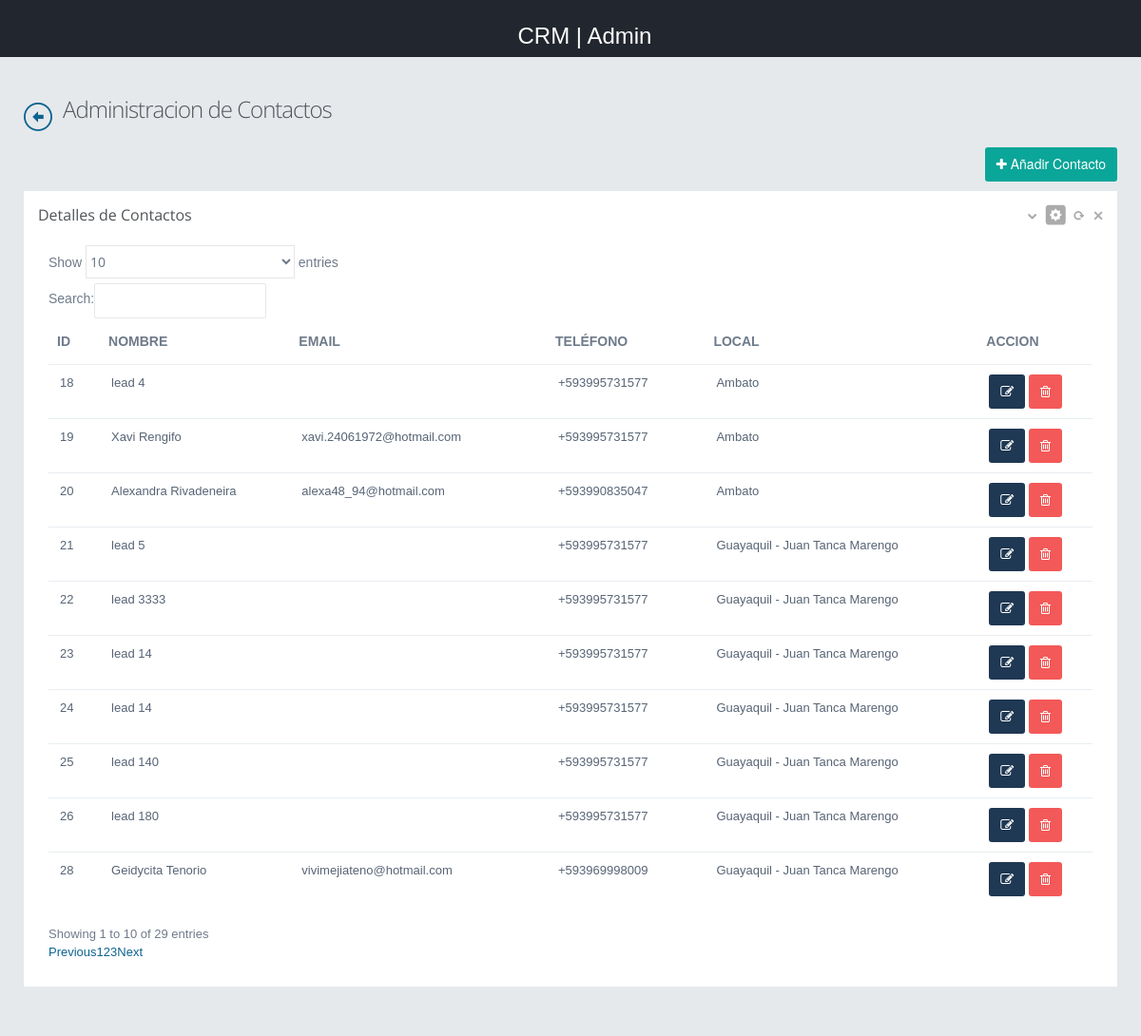
Screenshot of /admin/manage-contacts.php (signed in) with the database file from the repository.
### tables this page shows
CREATE TABLE `contact` (
  `contact_id_gen` int(11) NOT NULL,
  `name` varchar(300) NOT NULL,
  `email` varchar(300) NOT NULL,
  `mobile` varchar(50) NOT NULL,
  `name_warehouse` varchar(100) NOT NULL
);

### admin/manage-contacts.php (the view, shortened to what this page needs)
<?php
include("dbconnection.php");
?>
<!DOCTYPE html>
<html>
<head>
    <link href="../assets/plugins/pace/pace-theme-flash.css" rel="stylesheet" type="text/css" media="screen" />
    <link href="../assets/plugins/boostrapv3/css/bootstrap.min.css" rel="stylesheet" type="text/css" />
    <link href="../assets/plugins/boostrapv3/css/bootstrap-theme.min.css" rel="stylesheet" type="text/css" />
    <link href="../assets/plugins/font-awesome/css/font-awesome.css" rel="stylesheet" type="text/css" />
    <link href="../assets/css/animate.min.css" rel="stylesheet" type="text/css" />
    <link href="../assets/plugins/jquery-scrollbar/jquery.scrollbar.css" rel="stylesheet" type="text/css" />
    <link href="../assets/css/style.css" rel="stylesheet" type="text/css" />
    <link href="../assets/css/responsive.css" rel="stylesheet" type="text/css" />
    <link href="../assets/css/custom-icon-set.css" rel="stylesheet" type="text/css" />
    <link rel="stylesheet" type="text/css" href="https://cdn.datatables.net/1.10.20/css/dataTables.bootstrap.min.css">
    <link rel="stylesheet" type="text/css"
        href="https://cdn.datatables.net/buttons/1.6.5/css/buttons.dataTables.min.css">
    <link rel="stylesheet" href="https://maxcdn.bootstrapcdn.com/font-awesome/4.7.0/css/font-awesome.min.css">
</head>
<body class="">
    <?php include("header.php");?>
    <div class="page-container row">
    <div class="page-content">
        <div class="content">
            <div class="page-title"> <i> <a href="home.php" class="icon-custom-left"></a> </i>
                <h3>Administracion de Contactos</h3>
            </div>
            <div class="pull-right">
                <button type="button" class="btn btn-primary" data-toggle="modal" data-target="#dataRegister">
                    <span class="fa fa-plus"></span> Añadir Contacto</button>
            </div>
            <div class="row">
                <div class="col-md-12">
                    <div class="row">
                        <div class="col-md-12">
                            <div class="grid simple ">
                                <div class="grid-title no-border">
                                    <h4>Detalles de Contactos</h4>
                                    <div class="tools"> <a href="javascript:;" class="collapse"></a>
                                        <a href="#grid-config" data-toggle="modal" class="config"></a>
                                        <a href="javascript:;" class="reload"></a>
                                        <a href="javascript:;" class="remove"></a>
                                    </div>
                                </div>
                                <div class="grid-body no-border">
                                    <table id="manage-contacts" class="table table-hover table-condensed">
                                        <thead>
                                            <tr>
                                                <th><label class="control-label"><b>ID</b></label></th>
                                                <th><label class="control-label"><b>Nombre</b></label></th>
                                                <th><label class="control-label"><b>Email</b></label></th>
                                                <th><label class="control-label"><b>Teléfono</b></label></th>
                                                <th><label class="control-label"><b>Local</b></label></th>
                                                <th><label class="control-label"><b>Accion</b></label></th>
                                            </tr>
                                        </thead>
                                        <tbody>
                                            <?php $ret=mysqli_query($con,"select * from contact");
												$cnt=1;
												while($row=mysqli_fetch_array($ret))
												{
												?>
                                            <tr>
                                                <td><?php echo $row['contact_id_gen'];?></td>
                                                <td><?php echo $row['name'];?></td>
                                                <td><?php echo $row['email'];?></td>
                                                <td><?php echo $row['mobile'];?></td>
                                                <td><?php echo $row['name_warehouse'];?></td>
                                                <td>
                                                    <form name="abc" action="" method="post">
                                                        <button type="button" class="btn btn-info btn-xs"
                                                            data-toggle="tooltip" data-placement="top"
                                                            title="Editar Registro"
                                                            onclick="location.href='edit-contact.php?contact_id_gen=<?php echo $row['contact_id_gen'];?>'"><i
                                                                class=" fa fa-edit text-white mr-0"></i>
                                                        </button>
                                                        <button type="button" class="btn btn-danger btn-sm px-3"
                                                            data-toggle="tooltip" data-placement="top"
                                                            title="Eliminar Registro"
                                                            onclick="location.href='delete-contact.php?contact_id_gen=<?php echo $row['contact_id_gen'];?>'"><i
                                                                class="fa fa-trash-o text-white mr-0"></i>
                                                        </button>
                                                    </form>
                                                </td>
                                            </tr>
                                            <?php $cnt=$cnt+1; } ?>
                                        </tbody>
                                    </table>
                                </div>
                            </div>
                        </div>
                    </div>
                </div>
            </div>
        </div>
    </div>
    </div>
</body>
</html>

### assets/css/responsive.css (style rules this page uses)
@media (min-width: 980px) { .page-content { margin-left: 250px; min-height: 100%; } }
@media only screen and (min-device-width: 768px) and (max-device-width: 1024px) and (orientation: portrait) { body { background-color: #1b1e24; } }
@media only screen and (min-device-width: 768px) and (max-device-width: 1024px) and (orientation: portrait) { .page-content .content { padding-top: 95px; } }
@media only screen and (min-device-width: 768px) and (max-device-width: 1024px) and (orientation: portrait) { .page-content { margin: 0px; } }
@media only screen and (min-device-width: 768px) and (max-device-width: 1024px) and (orientation: portrait) { .page-content .content { padding: 25px; padding-top: 95px; } }

### rows the page displays
contact: contact_id_gen "18", name "lead 4", mobile "+593995731577", name_warehouse "Ambato"
contact: contact_id_gen "19", name "Xavi Rengifo", email "xavi.24061972@hotmail.com", mobile "+593995731577", name_warehouse "Ambato"
contact: contact_id_gen "20", name "Alexandra Rivadeneira", email "alexa48_94@hotmail.com", mobile "+593990835047", name_warehouse "Ambato"
contact: contact_id_gen "21", name "lead 5", mobile "+593995731577", name_warehouse "Guayaquil - Juan Tanca Marengo"
contact: contact_id_gen "22", name "lead 3333", mobile "+593995731577", name_warehouse "Guayaquil - Juan Tanca Marengo"
contact: contact_id_gen "23", name "lead 14", mobile "+593995731577", name_warehouse "Guayaquil - Juan Tanca Marengo"
contact: contact_id_gen "24", name "lead 14", mobile "+593995731577", name_warehouse "Guayaquil - Juan Tanca Marengo"
contact: contact_id_gen "25", name "lead 140", mobile "+593995731577", name_warehouse "Guayaquil - Juan Tanca Marengo"
contact: contact_id_gen "26", name "lead 180", mobile "+593995731577", name_warehouse "Guayaquil - Juan Tanca Marengo"
contact: contact_id_gen "28", name "Geidycita Tenorio", email "vivimejiateno@hotmail.com", mobile "+593969998009", name_warehouse "Guayaquil - Juan Tanca Marengo"
